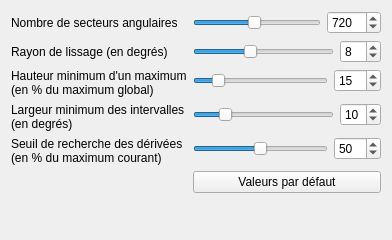
           <widget class="QWidget" name="toolBoxPage2">
            <property name="geometry">
             <rect>
              <x>0</x>
              <y>-19</y>
              <width>392</width>
              <height>240</height>
             </rect>
            </property>
            <attribute name="label">
             <string>Z-Mouvement par secteur angulaire</string>
            </attribute>
            <layout class="QFormLayout" name="formLayout_11">
             <property name="fieldGrowthPolicy">
              <enum>QFormLayout::AllNonFixedFieldsGrow</enum>
             </property>
             <item row="0" column="0">
              <widget class="QLabel" name="label_3">
               <property name="font">
                <font>
                 <weight>50</weight>
                 <bold>false</bold>
                </font>
               </property>
               <property name="text">
                <string>Nombre de secteurs angulaires</string>
               </property>
              </widget>
             </item>
             <item row="0" column="1">
              <layout class="QHBoxLayout" name="horizontalLayout_45">
               <item>
                <widget class="QSlider" name="_sliderHistogramNumberOfAngularSectors_zMotionAngular">
                 <property name="font">
                  <font>
                   <weight>50</weight>
                   <bold>false</bold>
                  </font>
                 </property>
                 <property name="maximum">
                  <number>1500</number>
                 </property>
                 <property name="value">
                  <number>720</number>
                 </property>
                 <property name="orientation">
                  <enum>Qt::Horizontal</enum>
                 </property>
                </widget>
               </item>
               <item>
                <widget class="QSpinBox" name="_spinHistogramNumberOfAngularSectors_zMotionAngular">
                 <property name="font">
                  <font>
                   <weight>50</weight>
                   <bold>false</bold>
                  </font>
                 </property>
                 <property name="maximum">
                  <number>1500</number>
                 </property>
                 <property name="value">
                  <number>720</number>
                 </property>
                </widget>
               </item>
              </layout>
             </item>
             <item row="1" column="0">
              <widget class="QLabel" name="label_50">
               <property name="font">
                <font>
                 <weight>50</weight>
                 <bold>false</bold>
                </font>
               </property>
               <property name="text">
                <string>Rayon de lissage (en degrés)</string>
               </property>
              </widget>
             </item>
             <item row="1" column="1">
              <layout class="QHBoxLayout" name="horizontalLayout_44">
               <item>
                <widget class="QSlider" name="_sliderHistogramSmoothingRadius_zMotionAngular">
                 <property name="minimum">
                  <number>0</number>
                 </property>
                 <property name="maximum">
                  <number>20</number>
                 </property>
                 <property name="pageStep">
                  <number>5</number>
                 </property>
                 <property name="value">
                  <number>8</number>
                 </property>
                 <property name="orientation">
                  <enum>Qt::Horizontal</enum>
                 </property>
                </widget>
               </item>
               <item>
                <widget class="QSpinBox" name="_spinHistogramSmoothingRadius_zMotionAngular">
                 <property name="font">
                  <font>
                   <weight>50</weight>
                   <bold>false</bold>
                  </font>
                 </property>
                 <property name="maximum">
                  <number>20</number>
                 </property>
                 <property name="value">
                  <number>8</number>
                 </property>
                </widget>
               </item>
              </layout>
             </item>
             <item row="2" column="0">
              <widget class="QLabel" name="label_35">
               <property name="font">
                <font>
                 <weight>50</weight>
                 <bold>false</bold>
                </font>
               </property>
               <property name="text">
                <string>Hauteur minimum d'un maximum
(en % du maximum global)</string>
               </property>
              </widget>
             </item>
             <item row="2" column="1">
              <layout class="QHBoxLayout" name="horizontalLayout_41">
               <item>
                <widget class="QSlider" name="_sliderHistogramMinimumHeightOfMaximum_zMotionAngular">
                 <property name="maximum">
                  <number>100</number>
                 </property>
                 <property name="value">
                  <number>15</number>
                 </property>
                 <property name="orientation">
                  <enum>Qt::Horizontal</enum>
                 </property>
                </widget>
               </item>
               <item>
                <widget class="QSpinBox" name="_spinHistogramMinimumHeightOfMaximum_zMotionAngular">
                 <property name="font">
                  <font>
                   <weight>50</weight>
                   <bold>false</bold>
                  </font>
                 </property>
                 <property name="maximum">
                  <number>100</number>
                 </property>
                 <property name="value">
                  <number>15</number>
                 </property>
                </widget>
               </item>
              </layout>
             </item>
             <item row="3" column="0">
              <widget class="QLabel" name="label_53">
               <property name="font">
                <font>
                 <weight>50</weight>
                 <bold>false</bold>
                </font>
               </property>
               <property name="text">
                <string>Largeur minimum des intervalles
(en degrés)</string>
               </property>
              </widget>
             </item>
             <item row="3" column="1">
              <layout class="QHBoxLayout" name="horizontalLayout_42">
               <item>
                <widget class="QSlider" name="_sliderHistogramMinimumWidthOfInterval_zMotionAngular">
                 <property name="maximum">
                  <number>50</number>
                 </property>
                 <property name="value">
                  <number>10</number>
                 </property>
                 <property name="orientation">
                  <enum>Qt::Horizontal</enum>
                 </property>
                </widget>
               </item>
               <item>
                <widget class="QSpinBox" name="_spinHistogramMinimumWidthOfInterval_zMotionAngular">
                 <property name="font">
                  <font>
                   <weight>50</weight>
                   <bold>false</bold>
                  </font>
                 </property>
                 <property name="maximum">
                  <number>50</number>
                 </property>
                 <property name="value">
                  <number>10</number>
                 </property>
                </widget>
               </item>
              </layout>
             </item>
             <item row="4" column="0">
              <widget class="QLabel" name="label_52">
               <property name="font">
                <font>
                 <weight>50</weight>
                 <bold>false</bold>
                </font>
               </property>
               <property name="text">
                <string>Seuil de recherche des dérivées
(en % du maximum courant)</string>
               </property>
              </widget>
             </item>
             <item row="4" column="1">
              <layout class="QHBoxLayout" name="horizontalLayout_35">
               <item>
                <widget class="QSlider" name="_sliderHistogramDerivativeSearchPercentage_zMotionAngular">
                 <property name="maximum">
                  <number>100</number>
                 </property>
                 <property name="value">
                  <number>50</number>
                 </property>
                 <property name="orientation">
                  <enum>Qt::Horizontal</enum>
                 </property>
                </widget>
               </item>
               <item>
                <widget class="QSpinBox" name="_spinHistogramDerivativeSearchPercentage_zMotionAngular">
                 <property name="font">
                  <font>
                   <weight>50</weight>
                   <bold>false</bold>
                  </font>
                 </property>
                 <property name="maximum">
                  <number>100</number>
                 </property>
                 <property name="value">
                  <number>50</number>
                 </property>
                </widget>
               </item>
              </layout>
             </item>
             <item row="5" column="1">
              <widget class="QPushButton" name="_buttonHistogramResetDefaultValuesZMotionAngular">
               <property name="font">
                <font>
                 <weight>50</weight>
                 <bold>false</bold>
                </font>
               </property>
               <property name="text">
                <string>Valeurs par défaut</string>
               </property>
              </widget>
             </item>
            </layout>
           </widget>
